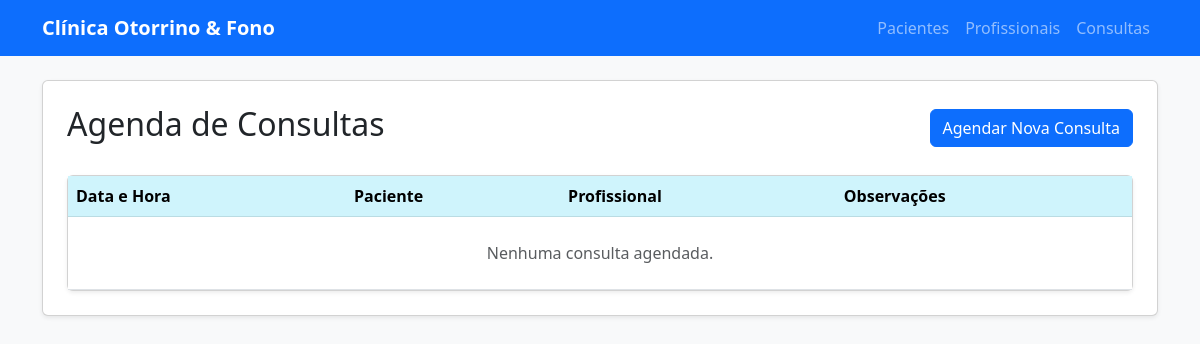
Page /logica/consultas/ on the earlier database version.
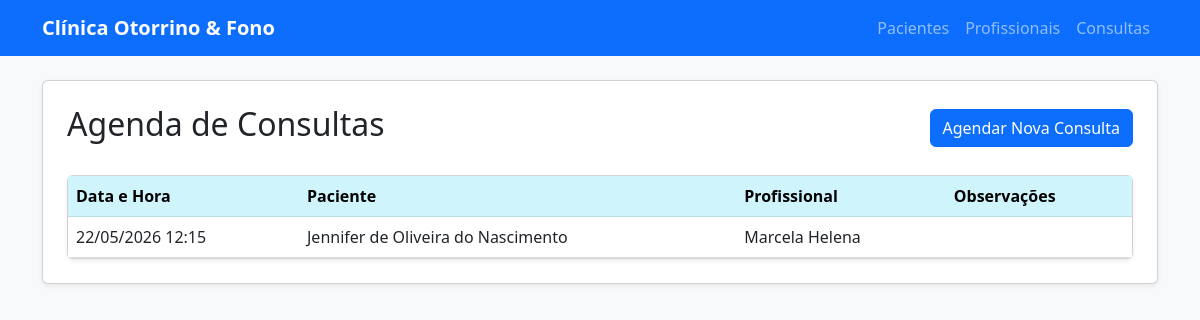
Same page on the later database version.
### logica/models.py (models this page shows, shortened)
class Consulta(models.Model):
    paciente = models.ForeignKey(Paciente,on_delete=models.CASCADE)
    profissional = models.ForeignKey(Profissional,on_delete=models.CASCADE)
    data = models.DateTimeField()
    observacoes = models.TextField(blank=True, null=True)

class Paciente (models.Model):
    nome = models.CharField(max_length=100)
    cpf = models.CharField(max_length=14)
    telefone = models.CharField(max_length=15)
    email = models.EmailField(blank=True, null=True)

class Profissional (models.Model):
    ESPECIALIDADE_CHOICES = [
        ('Otorrinolaringologista', 'Otorrinolaringologista'),
        ('Fonoaudiólogo', 'Fonoaudiólogo'),
    ]
    nome = models.CharField(max_length=100)
    especialidade = models.CharField(max_length=100,
        choices=ESPECIALIDADE_CHOICES,
        default='Fonoaudiólogo'
    )
    registro = models.CharField(max_length=20)
    telefone = models.CharField(max_length=15, null=True, blank=True)

### logica/views.py (the view)
# urls.py: path('consultas/', views.consulta_list,name='consulta_list'),
def consulta_list(request):
    consultas = Consulta.objects.all().order_by('data')
    return render(request, 'logica/consulta_list.html', {'consultas': consultas})

### logica/templates/logica/consulta_list.html
{% extends 'logica/base.html' %}
{% block content %}
<div class="d-flex justify-content-between align-items-center mb-4">
    <h2>Agenda de Consultas</h2>
    <a href="{% url 'criar_consulta' %}" class="btn btn-primary">
        Agendar Nova Consulta
    </a>
</div>
<div class="card shadow-sm">
    <div class="card-body p-0">
        <table class="table table-hover mb-0">
            <thead class="table-info">
                <tr>
                    <th>Data e Hora</th>
                    <th>Paciente</th>
                    <th>Profissional</th>
                    <th>Observações</th>
                </tr>
            </thead>
            <tbody>
                {% for consulta in consultas %}
                <tr>
                    <td>{{ consulta.data|date:"d/m/Y H:i" }}</td>
                    <td>{{ consulta.paciente.nome }}</td>
                    <td>{{ consulta.profissional.nome }}</td>
                    <td>{{ consulta.observacoes|truncatechars:30 }}</td>
                </tr>
                {% empty %}
                <tr>
                    <td colspan="4" class="text-center text-muted py-4">
                        Nenhuma consulta agendada.
                    </td>
                </tr>
                {% endfor %}
            </tbody>
        </table>
    </div>
</div>
{% endblock %}

### logica/templates/logica/base.html (shortened to what this page needs)
<!DOCTYPE html>
<html lang="pt-br">
<head>
    <link href="https://cdn.jsdelivr.net/npm/bootstrap@5.3.0/dist/css/bootstrap.min.css" rel="stylesheet">
</head>
<body class="bg-light">
    <nav class="navbar navbar-expand-lg navbar-dark bg-primary mb-4">
        <div class="container">
            <a class="navbar-brand fw-bold" href="{% url 'home' %}">Clínica Otorrino & Fono</a>
            <div class="navbar-nav">
                <a class="nav-link" href="{% url 'paciente_list' %}">Pacientes</a>
                <a class="nav-link" href="{% url 'profissional_list' %}">Profissionais</a>
                <a class="nav-link" href="{% url 'consulta_list' %}">Consultas</a>
            </div>
        </div>
    </nav>
    <div class="container">
        <div class="card shadow-sm p-4">
            {% block content %}
            {% endblock %}
        </div>
    </div>
</body>
</html>

Differences in the rows shown:
added Consulta: data "22/05/2026 12:15", paciente.nome "Jennifer de Oliveira do Nascimento", profissional.nome "Marcela Helena"
Other differences:
text no longer shown: "Nenhuma consulta agendada."
